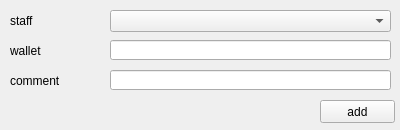
<?xml version="1.0" encoding="UTF-8"?>
<ui version="4.0">
 <class>Form</class>
 <widget class="QWidget" name="Form">
  <property name="geometry">
   <rect>
    <x>0</x>
    <y>0</y>
    <width>400</width>
    <height>130</height>
   </rect>
  </property>
  <property name="windowTitle">
   <string>Create Staff Wallet</string>
  </property>
  <widget class="QComboBox" name="cmb_staff">
   <property name="geometry">
    <rect>
     <x>110</x>
     <y>10</y>
     <width>281</width>
     <height>22</height>
    </rect>
   </property>
  </widget>
  <widget class="QLabel" name="label_9">
   <property name="geometry">
    <rect>
     <x>10</x>
     <y>10</y>
     <width>91</width>
     <height>21</height>
    </rect>
   </property>
   <property name="text">
    <string>staff</string>
   </property>
  </widget>
  <widget class="QLineEdit" name="line_wallet">
   <property name="geometry">
    <rect>
     <x>110</x>
     <y>40</y>
     <width>281</width>
     <height>20</height>
    </rect>
   </property>
  </widget>
  <widget class="QLabel" name="label_6">
   <property name="geometry">
    <rect>
     <x>10</x>
     <y>40</y>
     <width>91</width>
     <height>21</height>
    </rect>
   </property>
   <property name="text">
    <string>wallet</string>
   </property>
  </widget>
  <widget class="QLabel" name="label_7">
   <property name="geometry">
    <rect>
     <x>10</x>
     <y>70</y>
     <width>91</width>
     <height>21</height>
    </rect>
   </property>
   <property name="text">
    <string>comment</string>
   </property>
  </widget>
  <widget class="QLineEdit" name="line_comment">
   <property name="geometry">
    <rect>
     <x>110</x>
     <y>70</y>
     <width>281</width>
     <height>20</height>
    </rect>
   </property>
  </widget>
  <widget class="QPushButton" name="btn_run">
   <property name="geometry">
    <rect>
     <x>320</x>
     <y>100</y>
     <width>75</width>
     <height>23</height>
    </rect>
   </property>
   <property name="text">
    <string>add</string>
   </property>
  </widget>
 </widget>
 <resources/>
 <connections/>
</ui>
